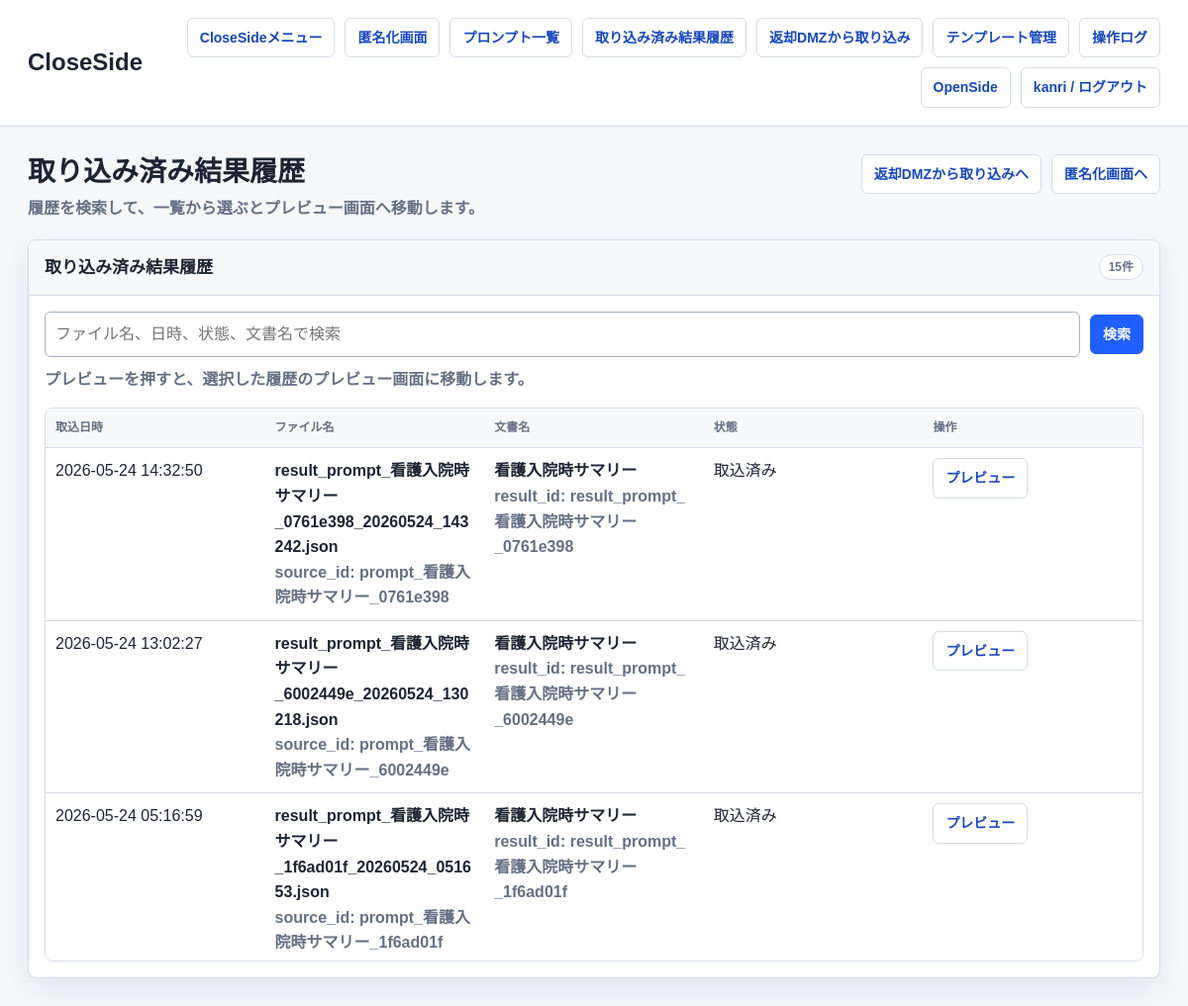
Before: /close/dmz/results/history/ (signed in) with the older database file.
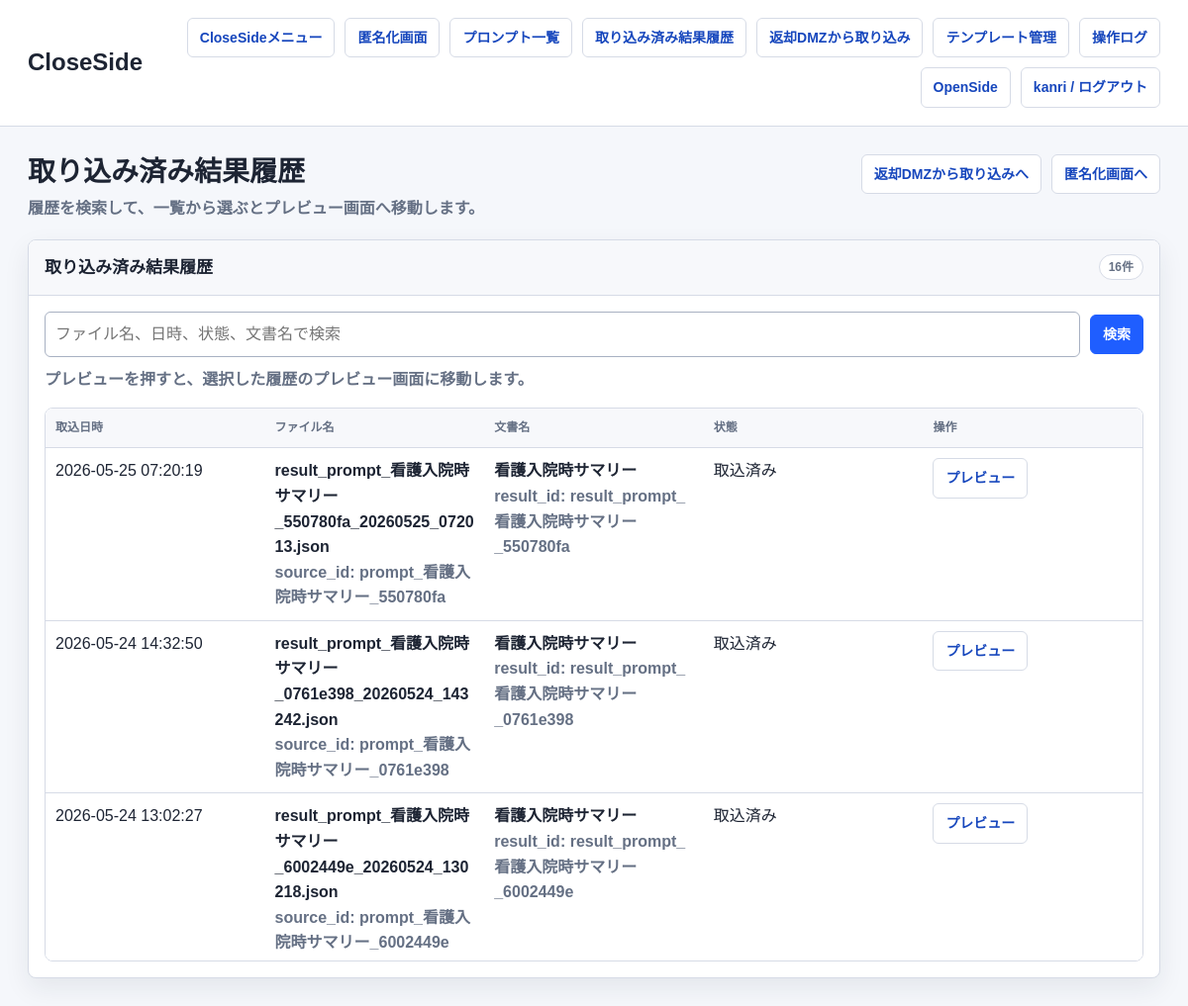
After: the same page with the newer database file.
### anonymizer_app/models.py (models this page shows, shortened)
class RestoredResult(models.Model):
    STATUS_CHOICES = [
        ('imported', '取込済み'),
        ('deleted', '削除済み'),
    ]
    source_id = models.CharField(max_length=255, db_index=True)
    result_id = models.CharField(max_length=255, blank=True, default='')
    template_type = models.CharField(max_length=255, blank=True, default='')
    result_text = models.TextField()
    restored_text = models.TextField()
    result_json = models.JSONField(null=True, blank=True)
    imported_filename = models.CharField(max_length=255, blank=True, default='')
    reviewer = models.CharField(max_length=255, blank=True, default='')
    owner = models.ForeignKey(settings.AUTH_USER_MODEL, null=True, blank=True, on_delete=models.SET_NULL)
    status = models.CharField(max_length=32, choices=STATUS_CHOICES, default='imported')
    created_at = models.DateTimeField(default=timezone.now)
    updated_at = models.DateTimeField(auto_now=True)

### close_side/views.py (the view)
# urls.py: path('dmz/results/history/', close_login_required(views.result_history_list), name='result_history_list'),
def result_history_list(request):
    context = _result_history_list_context(request)
    return render(request, 'anonymizer_app/result_history_list.html', context)

### anonymizer_app/history_utils.py (called while the page is built, shortened)
def filter_history_items(
    items: Iterable[Any],
    query: str | None,
    value_getters: Sequence[str | Callable[[Any], Any]],
) -> list[Any]:
    normalized_query = (query or '').strip().casefold()
    history_items = list(items)
    if not normalized_query:
        return history_items

### anonymizer_app/network_policy.py (called while the page is built)
def network_policy() -> dict:
    return getattr(settings, 'NETWORK_POLICY', DEFAULT_NETWORK_POLICY)

def get_client_ip(request) -> str:
    forwarded_for = request.META.get('HTTP_X_FORWARDED_FOR', '')
    if getattr(settings, 'NETWORK_POLICY_TRUST_X_FORWARDED_FOR', True) and forwarded_for:
        return forwarded_for.split(',')[0].strip()
    return request.META.get('REMOTE_ADDR') or ''

def normalize_ip(value: str):
    try:
        return ip_address(value)
    except ValueError:
        return None

def _networks(cidrs: list[str]):
    networks = []
    for cidr in cidrs:
        try:
            networks.append(ip_network(cidr))
        except ValueError:
            continue
    return networks

def side_for_path(path: str) -> str:
    for side, rule in network_policy().items():
        if any(path.startswith(prefix) for prefix in rule.get('paths', [])):
            return side
    return ''

### anonymizer_app/templates/anonymizer_app/result_history_list.html (shortened to what this page needs)
{% extends "anonymizer_app/base.html" %}
{% block brand %}CloseSide{% endblock %}
{% block page_title %}取り込み済み結果履歴{% endblock %}
{% block page_subtitle %}<p class="page-subtitle">履歴を検索して、一覧から選ぶとプレビュー画面へ移動します。</p>{% endblock %}
{% block page_actions %}
  <a class="button" href="{% url 'close_side:result_import_list' %}">返却DMZから取り込みへ</a>
  <a class="button" href="{% url 'close_side:home' %}">匿名化画面へ</a>
{% endblock %}
{% block content %}
  <section class="panel">
    <div class="panel-header">
      <h3 class="panel-title">取り込み済み結果履歴</h3>
      <span class="badge">{{ saved_results|length }}件</span>
    </div>
    <div class="panel-body">
      <form method="get" class="history-search">
        <input
          class="search-input"
          type="search"
          name="q"
          value="{{ history_query }}"
          placeholder="ファイル名、日時、状態、文書名で検索"
          aria-label="取り込み済み結果検索"
        >
        <button class="primary" type="submit">検索</button>
      </form>
      <p class="muted history-note">プレビューを押すと、選択した履歴のプレビュー画面に移動します。</p>
      {% if saved_results %}
        <div class="table-scroll">
          <table class="history-table">
            <thead>
              <tr>
                <th>取込日時</th>
                <th>ファイル名</th>
                <th>文書名</th>
                <th>状態</th>
                <th>操作</th>
              </tr>
            </thead>
            <tbody>
              {% for item in saved_results %}
                <tr>
                  <td>{{ item.created_at|date:"Y-m-d H:i:s" }}</td>
                  <td>
                    <strong>{{ item.imported_filename|default:"-" }}</strong><br>
                    <span class="muted">source_id: {{ item.source_id|default:"-" }}</span>
                  </td>
                  <td>
                    <strong>{{ item.template_type|default:"-" }}</strong><br>
                    <span class="muted">result_id: {{ item.result_id|default:"-" }}</span>
                  </td>
                  <td>{{ item.get_status_display }}</td>
                  <td>
                    <a
                      class="button"
                      href="{% url 'close_side:result_history_preview' pk=item.pk %}{% if history_query %}?q={{ history_query|urlencode }}{% endif %}"
                    >
                      プレビュー
                    </a>
                  </td>
                </tr>
              {% endfor %}
            </tbody>
          </table>
        </div>
      {% else %}
        <p class="empty">検索条件に一致する履歴がありません。</p>
      {% endif %}
    </div>
  </section>
{% endblock %}

Changed rows visible on the page:
no longer on this page (row unchanged): RestoredResult: created_at "2026-05-24 05:16:59", imported_filename "result_prompt_看護入院時サマリー_1f6ad01f_20260524_051653.json", source_id "prompt_看護入院時サマリー_1f6ad01f", template_type "看護入院時サマリー", result_id "result_prompt_看護入院時サマリー_1f6ad01f", status "取込済み"
added RestoredResult: created_at "2026-05-25 07:20:19", imported_filename "result_prompt_看護入院時サマリー_550780fa_20260525_072013.json", source_id "prompt_看護入院時サマリー_550780fa", template_type "看護入院時サマリー", result_id "result_prompt_看護入院時サマリー_550780fa", status "取込済み"
Other visible differences:
{{ saved_results|length }}: "15" → "16"
